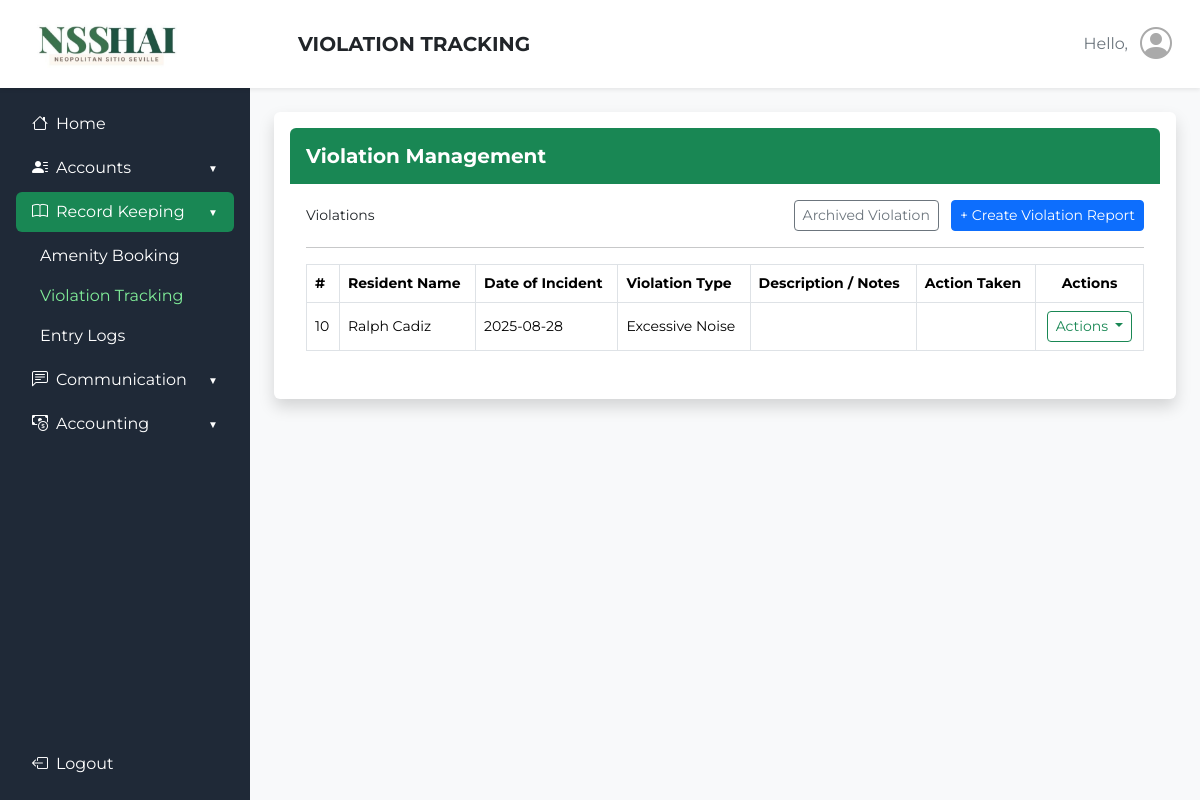
The app's page /admin_side/violation_tracking.php (signed in) with its own data.
### tables this page shows
CREATE TABLE `violations` (
  `violation_id` int(11) NOT NULL,
  `household_id` varchar(20) NOT NULL,
  `date_incident` date NOT NULL,
  `time_incident` varchar(20) NOT NULL,
  `location` varchar(255) NOT NULL,
  `violation_type` varchar(100) NOT NULL,
  `description_of_incident` varchar(500) NOT NULL,
  `homeowner_involved` varchar(255) DEFAULT NULL,
  `address_lot_number` varchar(255) DEFAULT NULL,
  `other_parties` varchar(255) DEFAULT NULL,
  `evidence` longblob DEFAULT NULL,
  `action_taken` varchar(255) NOT NULL,
  `remarks` varchar(255) DEFAULT NULL,
  `created_at` timestamp NOT NULL DEFAULT current_timestamp(),
  `anonymous` enum('Yes','No') NOT NULL DEFAULT 'No'
);

### admin_side/violation_tracking.php (the view, shortened to what this page needs)
<?php
require '../rfid-api/db.php';
$username = $photo = '';
?>
<!DOCTYPE html>
<html lang="en">
<head>
    <link href="https://cdn.jsdelivr.net/npm/bootstrap@5.3.3/dist/css/bootstrap.min.css" rel="stylesheet">
    <link href="https://cdn.jsdelivr.net/npm/bootstrap-icons@1.11.3/font/bootstrap-icons.css" rel="stylesheet">
</head>
<body class="bg-light">
    <header class="bg-white shadow-sm py-3 px-4 d-flex align-items-center">
        <div class="me-4" style="width: 250px;">
            <img src="../images/NSSHAI_crop.png" alt="NSSHAI" class="img-fluid" style="height: 56px;" />
        </div>
        <div class="d-flex justify-content-between align-items-center flex-grow-1">
            <h1 class="h5 mb-0 fw-bold">VIOLATION TRACKING</h1>
            <div class="d-flex align-items-center gap-2">
                <span class="text-secondary">Hello, <?php echo htmlspecialchars($username); ?></span>
                <div class="d-flex align-items-center justify-content-center overflow-hidden rounded-5"
                    style="height: 40px; width: 40px; color: #aaa;">
                    <?php if (!empty($photo)): ?>
                        <img src="<?php echo htmlspecialchars($photo); ?>"
                            style="width: 40px; height: 40px; object-fit: cover;">
                    <?php else: ?>
                        <i class="bi bi-person-circle" style="font-size: 32px;"></i>
                    <?php endif; ?>
                </div>
            </div>
        </div>
    </header>
    <div class="d-flex">
        <aside class="sidebar p-3">
            <nav class="nav flex-column gap-1">
                <a href="admin_dashboard.php"
                    class="nav-link px-3 py-2 rounded d-flex align-items-center justify-content-start">
                    <i class="bi bi-house me-2"></i> Home
                </a>
                <div>
                    <button class="btn btn-toggle collapsed px-3 py-2" data-bs-toggle="collapse"
                        data-bs-target="#accountsCollapse" aria-expanded="false">
                        <span class="d-flex align-items-center">
                            <i class="bi bi-person-lines-fill me-2"></i> Accounts
                        </span>
                    </button>
                </div>
                <div>
                    <button class="btn btn-toggle collapsed px-3 py-2 active" data-bs-toggle="collapse"
                        data-bs-target="#recordCollapse" aria-expanded="true">
                        <span class="d-flex align-items-center">
                            <i class="bi bi-book me-2"></i> Record Keeping
                        </span>
                    </button>
                    <div class="collapse show" id="recordCollapse">
                        <ul class="nav flex-column ms-3 mt-1">
                            <li><a href="amenity_booking.php" class="nav-link px-2">Amenity Booking</a></li>
                            <li><a href="#" class="nav-link px-2 actived">Violation Tracking</a></li>
                            <li><a href="entry_logs.php" class="nav-link px-2">Entry Logs</a></li>
                        </ul>
                    </div>
                </div>
                <div>
                    <button class="btn btn-toggle collapsed px-3 py-2" data-bs-toggle="collapse"
                        data-bs-target="#commCollapse" aria-expanded="false">
                        <span class="d-flex align-items-center">
                            <i class="bi bi-chat-left-text me-2"></i> Communication
                        </span>
                    </button>
                </div>
                <div>
                    <button class="btn btn-toggle collapsed px-3 py-2" data-bs-toggle="collapse"
                        data-bs-target="#acctCollapse" aria-expanded="false">
                        <span class="d-flex align-items-center">
                            <i class="bi bi-cash-coin me-2"></i> Accounting
                        </span>
                    </button>
                </div>
                <a href="login/logout.php"
                    class="nav-link mb-3 px-3 py-2 rounded d-flex align-items-center justify-content-start logout"
                    style="position: fixed; bottom: 0; width: 220px;">
                    <i class="bi bi-box-arrow-left me-2"></i> Logout
                </a>
            </nav>
        </aside>
        <main class="flex-fill p-4">
            <div class="bg-white shadow rounded p-3">
                <div class="bg-success text-white rounded-top p-3">
                    <h5 class="mb-0 fw-bold">Violation Management</h5>
                </div>
                <div class="p-3">
                    <div class="d-flex justify-content-between align-items-center mb-3">
                        <span class="small">Violations</span>
                        <div>
                            <a href="violations/archive_violations.php"
                                class="btn btn-outline-secondary btn-sm me-2">Archived Violation</a>
                            <a href="violations/add_violations.php" class="btn btn-primary btn-sm">+ Create Violation
                                Report</a>
                        </div>
                    </div>
                    <hr class="mb-3 mt-0">
                    <div class="table-responsive">
                        <table class="table table-bordered table-hover">
                            <thead class="bg-success text-white small">
                                <tr>
                                    <th>#</th>
                                    <th>Resident Name</th>
                                    <th>Date of Incident</th>
                                    <th>Violation Type</th>
                                    <th>Description / Notes</th>
                                    <th>Action Taken</th>
                                    <th class="text-center">Actions</th>
                                </tr>
                            </thead>
                            <tbody class="small align-middle" style="min-height: 520px; display: table-row-group;">
                                <?php
                                $sql = "SELECT v.violation_id,
                                            CONCAT(h.first_name, ' ', h.last_name) AS resident_name,
                                            v.date_incident,
                                            v.violation_type,
                                            v.description_of_incident,
                                            v.action_taken
                                        FROM violations v
                                        INNER JOIN household_accounts h
                                            ON v.household_id = h.household_id
                                        ORDER BY v.date_incident DESC";
                                $violations = $conn->query($sql);
                                if ($violations && $violations->num_rows > 0) {
                                    while ($row = $violations->fetch_assoc()) {
                                        echo '
                                        <tr>
                                            <td>' . htmlspecialchars($row['violation_id']) . '</td>
                                            <td>' . htmlspecialchars($row['resident_name']) . '</td>
                                            <td>' . htmlspecialchars($row['date_incident']) . '</td>
                                            <td>' . htmlspecialchars($row['violation_type']) . '</td>
                                            <td>' . htmlspecialchars($row['description']) . '</td>
                                            <td>' . htmlspecialchars($row['action_taken']) . '</td>
                                            <td class="text-center">
                                                <div class="dropdown">
                                                    <button class="btn btn-sm btn-outline-success dropdown-toggle" type="button" data-bs-toggle="dropdown" aria-expanded="false">
                                                        Actions
                                                    </button>
                                                    <ul class="dropdown-menu">
                                                        <li><a class="dropdown-item" href="violations/update_violation.php?id=' . $row['violation_id'] . '"><i class="bi bi-pencil-square me-2"></i>Update Report</a></li>
                                                        <li><a class="dropdown-item text-danger" href="violations/archive_violation.php?id=' . $row['violation_id'] . '"><i class="bi bi-archive me-2"></i>Archive Report</a></li>
                                                    </ul>
                                                </div>
                                            </td>
                                        </tr>';
                                    }
                                }
                                ?>
                            </tbody>
                        </table>
                    </div>
                </div>
            </div>
        </main>
    </div>
</body>
</html>

### admin_side/violation_tracking.php (style rules this page uses)
* { font-family: "Montserrat", sans-serif; }
header { position: sticky; top: 0; z-index: 1030; }
.sidebar { width: 250px; height: 100vh; position: fixed; top: 20; left: 0; background-color: #1F2937; overflow-y: auto; }
main { margin-left: 250px; }
.sidebar a, .sidebar button { color: #ffffff; text-decoration: none; display: flex; align-items: center; justify-content: space-between; }
.sidebar a:hover, .sidebar button:hover, .collapse ul li a:hover, .collapse ul li a.actived { color: #80ed99; }
.sidebar .nav-link.active, .sidebar .btn-toggle:not(.collapsed), .sidebar .btn-toggle.active { background-color: #198754; border-radius: 0.375rem; }
.sidebar .btn-toggle { display: flex; align-items: center; justify-content: space-between; width: 100%; color: #ffffff; background: none; border: none; }
.sidebar .btn-toggle i { margin-right: 8px; }
.sidebar .btn-toggle::after { content: "▼"; font-size: 10px; transition: transform 0.3s; margin-left: auto; }
.sidebar .btn-toggle.collapsed::after { transform: rotate(0deg); }

### records on screen
violations: violation_id "10", resident_name "Ralph Cadiz", date_incident "2025-08-28", violation_type "Excessive Noise"
